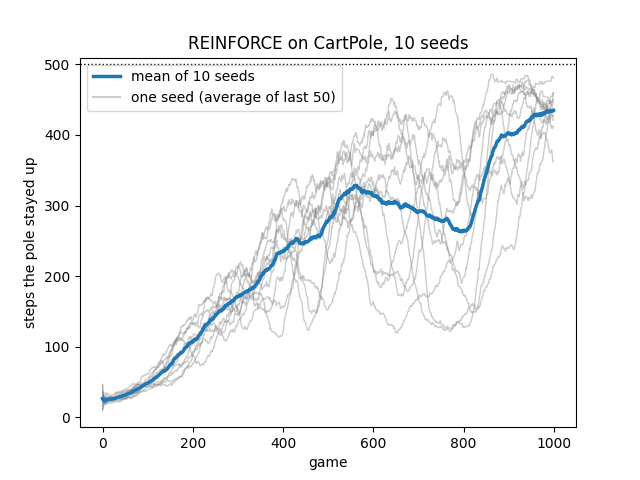

Write the Python code that produced this figure.
from multiprocessing import Pool

import matplotlib.pyplot as plt
import numpy as np

from train import moving_average, train

NUM_SEEDS = 10
SOLVED_STEPS = 475


def run_seed(seed):
    """Train with one seed and return how long each game lasted."""
    _, lengths = train(seed=seed)
    return lengths


def first_solved(averages):
    """First game (0-indexed) where the 50-game average reaches SOLVED_STEPS, or None."""
    for game, avg in enumerate(averages):
        if game >= 49 and avg >= SOLVED_STEPS:
            return game
    return None


if __name__ == "__main__":
    # Each seed is independent, so train them all at the same time
    with Pool() as pool:
        all_lengths = np.array(pool.map(run_seed, range(NUM_SEEDS)))

    averages = np.array([moving_average(lengths, 50) for lengths in all_lengths])

    print("seed  final avg  best avg  solved at  games at 500")
    for seed in range(NUM_SEEDS):
        solved = first_solved(averages[seed])
        print(f"{seed:4}  {averages[seed][-1]:9.1f}  {averages[seed].max():8.1f}  "
              f"{str(solved):>9}  {np.sum(all_lengths[seed] == 500):12}")
    print(f"mean final avg: {averages[:, -1].mean():.1f}")

    for seed in range(NUM_SEEDS):
        plt.plot(averages[seed], color="gray", alpha=0.4, linewidth=1)
    plt.plot(averages.mean(axis=0), color="C0", linewidth=2.5, label="mean of 10 seeds")
    plt.plot([], color="gray", alpha=0.4, label="one seed (average of last 50)")
    plt.axhline(500, color="black", linestyle=":", linewidth=1)
    plt.xlabel("game")
    plt.ylabel("steps the pole stayed up")
    plt.title("REINFORCE on CartPole, 10 seeds")
    plt.legend(loc="upper left")
    plt.savefig("seeds.png")
